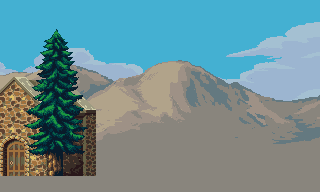

This is a level from a 2D game, rendered from its Tiled map with the project's own tilesets. A one-line summary and the map file follow, with tile-layer data summarised:
An orthogonal 20x12 tile map with 16x16 px tiles, 3 tile layers (sky, Tile Layer 12, tree), 9 hidden layers not drawn, 13 tilesets.

<map version="1.10" tiledversion="1.10.2" orientation="orthogonal" renderorder="right-down" width="20" height="12" tilewidth="16" tileheight="16" infinite="0" nextlayerid="17" nextobjectid="8">
 <editorsettings>
  <export target="test_map..js" format="js" />
 </editorsettings>
 <tileset firstgid="1" source="grass villige.tsx" />
 <tileset firstgid="129" source="sky_blue.tsx" />
 <tileset firstgid="441" source="char_red_1.tsx" />
 <tileset firstgid="529" source="grass villege 2.tsx" />
 <tileset firstgid="689" source="Background.tsx" />
 <tileset firstgid="1001" source="Props.tsx" />
 <tileset firstgid="1161" source="Explosion SpriteSheet.tsx" />
 <tileset firstgid="1177" source="spr_tile_platform.tsx" />
 <tileset firstgid="1232" source="spr_tile_decor.tsx" />
 <tileset firstgid="1408" source="spr_tile_floor_and_walls.tsx" />
 <tileset firstgid="1488" source="bg_00.tsx" />
 <tileset firstgid="1569" source="bg_02.tsx" />
 <tileset firstgid="2189" source="32x32_spr_arcade_02.tsx" />
 <group id="6" name="test stage">
  <group id="15" name="Group Layer 3">
   <layer id="4" name="sky" width="20" height="12">
    <data>[240 cells, 240 non-empty, 240 distinct tile ids]</data>
   </layer>
   <layer id="14" name="Tile Layer 12" width="20" height="12">
    <data>[240 cells, 42 non-empty, 42 distinct tile ids]</data>
   </layer>
   <layer id="13" name="tree" width="20" height="12">
    <data>[240 cells, 50 non-empty, 50 distinct tile ids]</data>
   </layer>
  </group>
  <layer id="1" name="BG" width="20" height="12" visible="0">
   <data>[240 cells, 83 non-empty, 34 distinct tile ids]</data>
  </layer>
  <layer id="5" name="MG" width="20" height="12" visible="0">
   <data>[240 cells, 22 non-empty, 6 distinct tile ids]</data>
  </layer>
  <layer id="3" name="FG" width="20" height="12" visible="0">
   <data>[240 cells, 33 non-empty, 12 distinct tile ids]</data>
  </layer>
 </group>
 <layer id="2" name="collision1" width="20" height="12" visible="0" opacity="0.54">
  <data>[240 cells, 53 non-empty, 3 distinct tile ids]</data>
 </layer>
 <group id="8" name="Group Layer 2" visible="0">
  <layer id="9" name="bg" width="20" height="12">
   <data>[240 cells, 240 non-empty, 81 distinct tile ids]</data>
  </layer>
  <layer id="11" name="bg2" width="20" height="12">
   <data>[240 cells, 80 non-empty, 80 distinct tile ids]</data>
  </layer>
  <layer id="7" name="mg" width="20" height="12" visible="0">
   <data>[240 cells, 40 non-empty, 8 distinct tile ids]</data>
  </layer>
  <layer id="10" name="fg" width="20" height="12" visible="0">
   <data>[240 cells, 24 non-empty, 12 distinct tile ids]</data>
  </layer>
 </group>
 <layer id="12" name="collision2" width="20" height="12" visible="0">
  <data>[240 cells, 40 non-empty, 1 distinct tile ids]</data>
 </layer>
</map>
